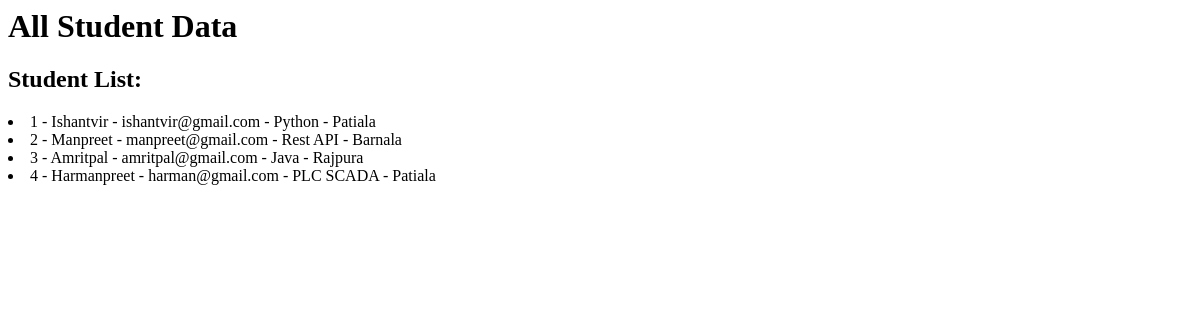
Before: /all/ with the older database file.
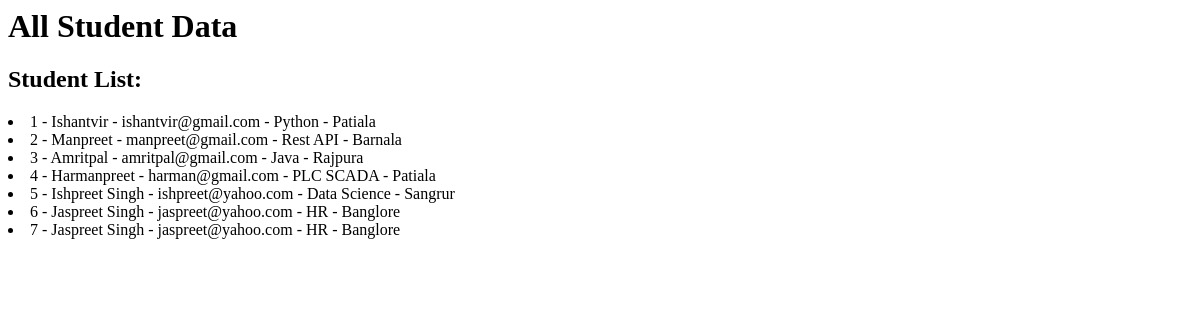
After: the same page with the newer database file.
### students/models.py (models this page shows)
class Student(models.Model):
    id  = models.AutoField(primary_key=True)
    name = models.CharField(max_length=100)
    email = models.EmailField()
    age =  models.IntegerField()
    course = models.CharField(max_length=100)
    address = models.TextField(null=True, blank=True)
    marks = models.IntegerField()
    city = models.CharField(max_length=100)

### students/views.py (the view)
# urls.py: path('all/', all_data, name='all_data'),
def all_data(request):
    all_students = Student.objects.all()
    return render(request, 'student/all.html', {'students': all_students})

### students/templates/student/all.html
{% block start%}
<h1> All Student Data </h1>
{% if students %}
   <h2> Student List: </h2>
    {% for student in students%}
        <li>{{student.id}} - {{student.name}} - {{student.email}} - {{student.course}} - {{student.city}}</li>
    {% endfor %}
{% else %}
<h2> No Data </h2>
{% endif %}
{% endblock start%}

Changed rows visible on the page:
added Student: id "5", name "Ishpreet Singh", email "ishpreet@yahoo.com", course "Data Science", city "Sangrur"
added Student: id "6", name "Jaspreet Singh", email "jaspreet@yahoo.com", course "HR", city "Banglore"
added Student: id "7", name "Jaspreet Singh", email "jaspreet@yahoo.com", course "HR", city "Banglore"
